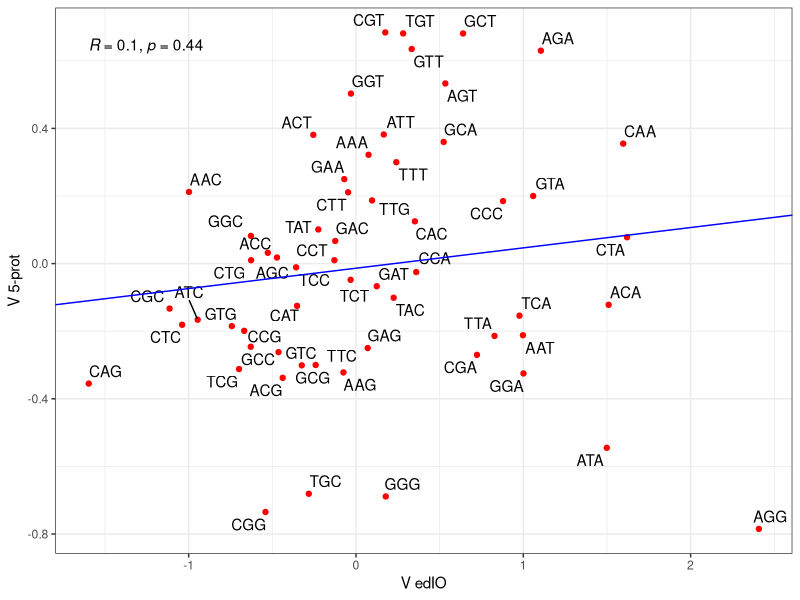

Here is the R script that generated this plot:
library(ggplot2)
library(ggrepel)
library(ggpubr)

#read in VedIO and P. aeruginosa V5-prot

data = read.csv("Paeruginosa_5prot_logodds_values.csv", h = TRUE)

expression_data = read.csv("logodds_Goodman.csv", h = TRUE)
expression_lo = expression_data[,c(1,3)]

log_odds_data = data
Paeruginosa_lo = log_odds_data[,c("log_odds")]

#combine in one df

log_odds_df = cbind(expression_lo, Paeruginosa_lo)

#Pearson's correlation between VedIO and V5-prot

ct = cor.test(expression_lo$log_odds, data$log_odds, method = "pearson")
rvals = ct$estimate

#PCA to calculate slope and intercept of regression line

pca = prcomp(~log_odds+Paeruginosa_lo, log_odds_df)
slp = with(pca, rotation[2,1] / rotation[1,1])
inte = with(pca, center[2] - slp*center[1])

#plot V5-prot against VedIO

pdf("figureS3d.pdf")
figS3d = ggplot(log_odds_df, aes(x=log_odds, y=Paeruginosa_lo, label = codon)) +
	geom_point(color = "red") +
	geom_text_repel() +
	theme_bw() +
	labs(x = "V edIO", y = "V 5-prot") +
	geom_abline(slope = slp, intercept = inte, colour = "blue") +
	stat_cor(method = "pearson")
print(figS3d)
dev.off()

